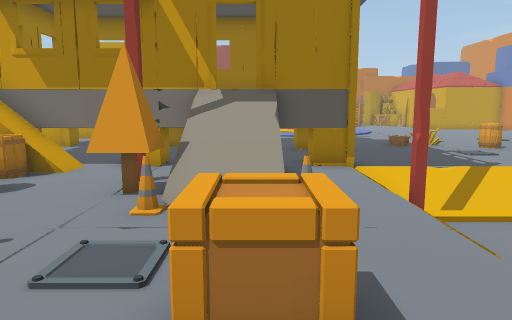
view 1 (above)

24 first-person views from a walk through a Unity game level. The camera is 1.5 m above the floor, tilts 8° down and sees 70° across. The floor is counted in squares, 1 m on a side. Each view is taken from the middle of a square. On the plan, view 1 faces up. The plan holds only what a view shows up to about 16 squares ahead; the rest is blank. The place goes on beyond the plan. Door leaves are left out, so doorways stand open.

view 2
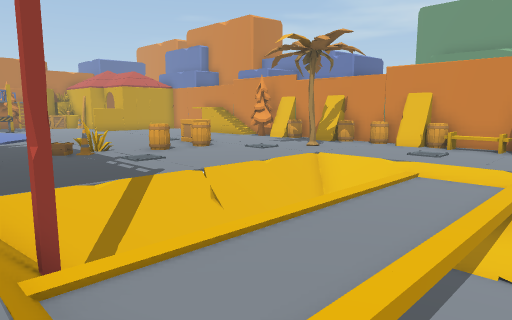

view 3
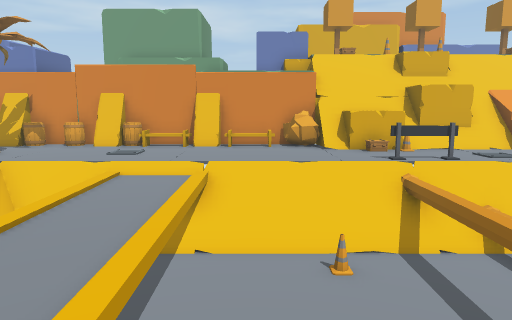

view 4
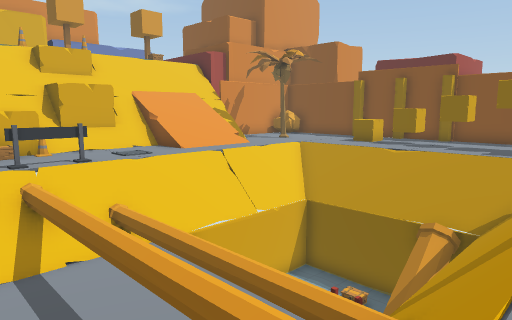

view 5
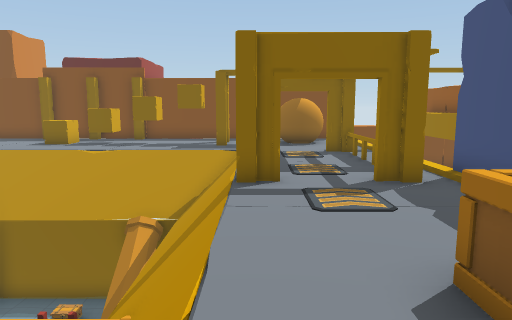

view 6
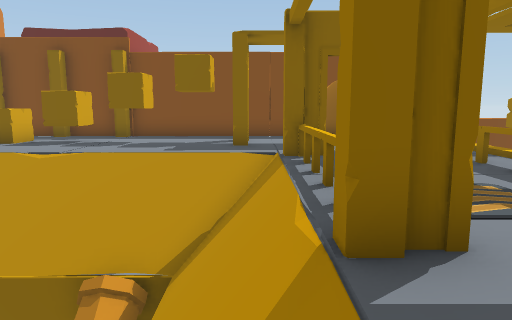

view 7
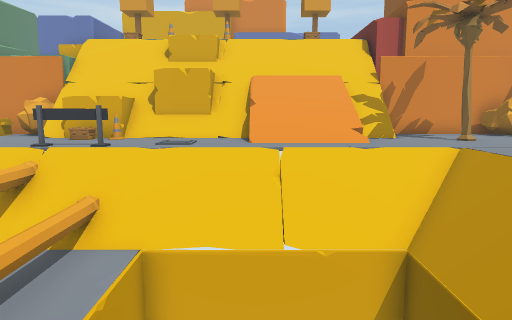

view 8
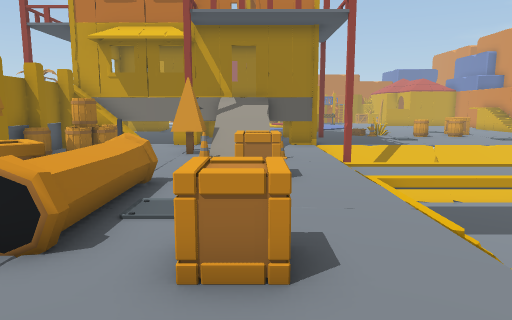

view 9
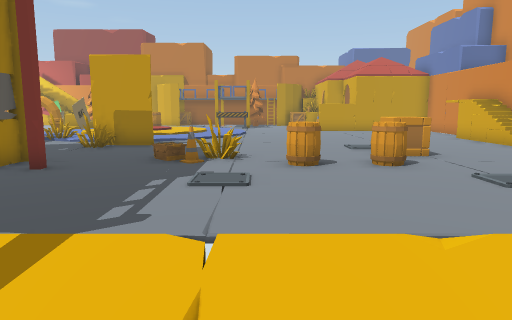

view 10
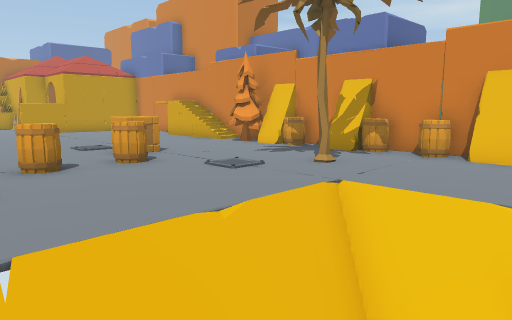

view 11
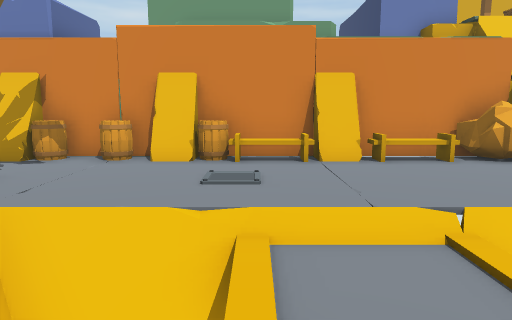

view 12
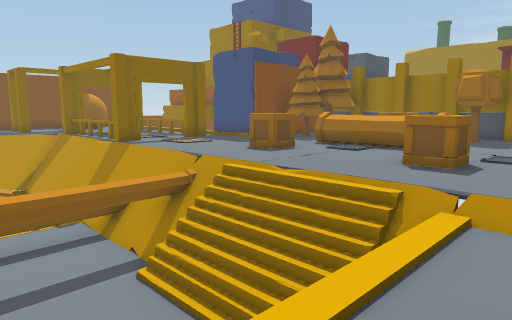

view 13
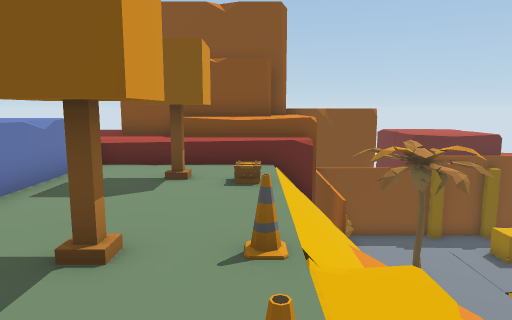

view 14
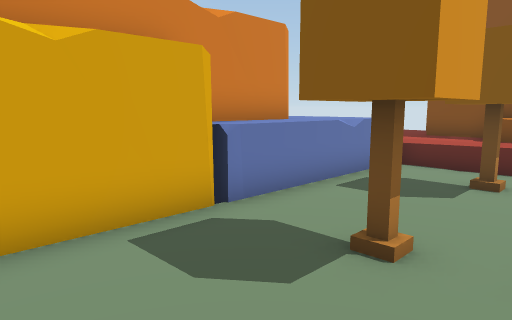

view 15
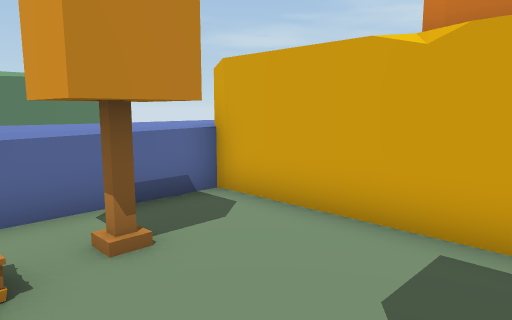

view 16
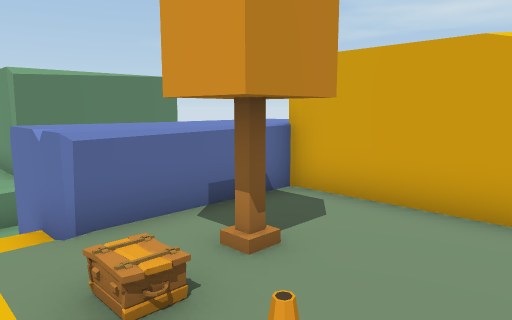

view 17
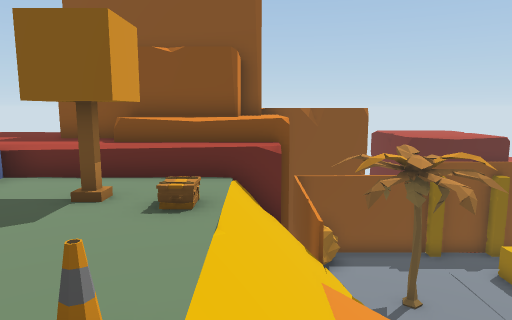

view 18
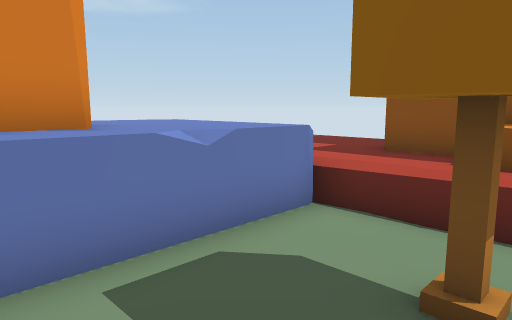

view 19
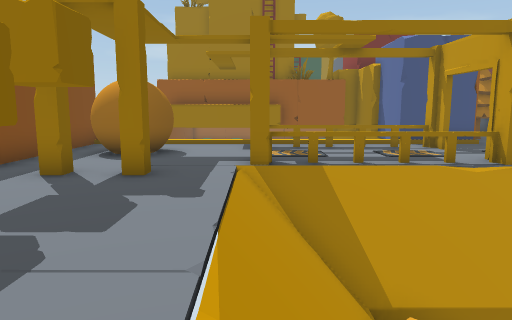

view 20
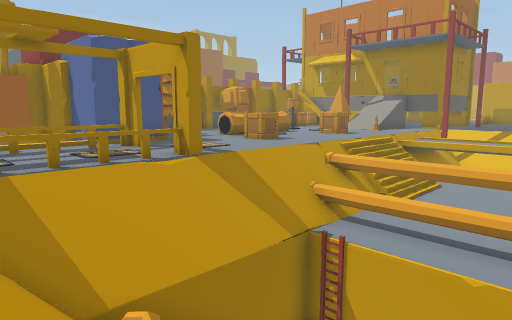

view 21
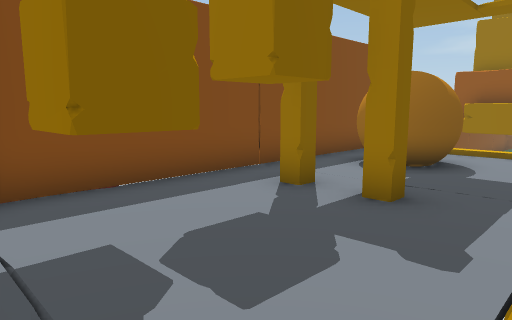

view 22
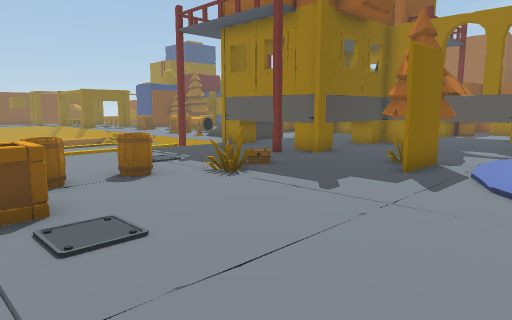

view 23
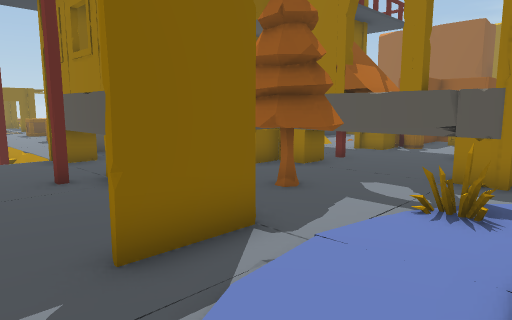

view 24
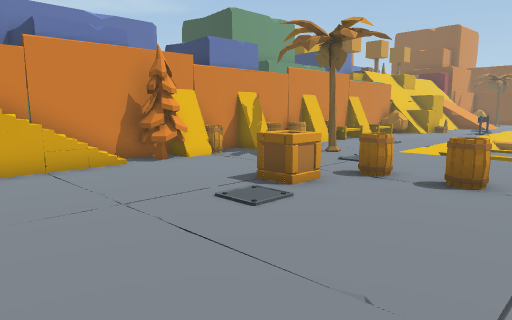

### Floor plan
Key: @ floor where view 1 was taken; # wall or solid block; x gap in a wall; . main floor; : floor 0.25 m higher than the main floor; - floor 0.25 m lower than the main floor; _ floor 2 m lower than the main floor; + floor 4 m higher than the main floor; / step, stairs or slope; D open door; = window, fence, low wall or low ledge; ≈ liquid the walk keeps out of; ^ raised ledge; C cone; B barrel; T pine tree; R crate; P palm tree; H thing the floor can be seen under or through; A barrier; I pipe; E tree; O other object.
Columns run from 5 left of view 1 to 27 right of it. Each row starts with its distance up from view 1.
 22      O  ::.........  .##
 21    ...................##
 20   O..O................##
 19   x...................##
 18   x..TT.##............#^
 17   x.TTT...............EO
 16   O..TT..........RR..EE#
 15   O....##..O.O........##
 14   OOOOOO#...C.B.B.....BO
 13        O...............#
 12        O..............##
 11        O...........P..B#
 10 #OOOxxOO...../........B
  9 O...//..//////////....B#
  8 B...//..#/////////....#O
  7 B.TT//..//______//....BO
  6 B.TT//..----------.....O  O
  5  ..C..C.----------.... O OO  OO
  4  O......----------....## OO
  3 .....R..//______//....##
  2 .....R..//______//.....# OOOOOOO
  1 E.II....//______//....## OOOOOOO
  0  RRI.@..//_____C//...OOO  OOOO
 -1  RII....//______//...////+++++O
 -2   II.R../=HHHHHH=/A./ ////#E++O
 -3   ...R../=______//A.CO////##++O
 -4 TT......//OOOOOOO/A../O//C++++OO
 -5  T. ....//______//.../ O++++++OO
 -6 OOO/....//≈≈≈≈≈≈///..///++##++OO
 -7 O O/....//     ≈//...////C#E++OO
 -8 OOO/#DD#//     ≈//.//////+++++OO
 -9    /O..O//     ≈/////////+++++OO
-10    /O..O//  ≈≈≈≈//////////++++OO
-11    /O..O//≈≈≈≈≈≈///////////E++OOO
-12 O  /O..O//////////...////+++++OOO
-13 O  /#DD#//////////...=x#^^^^^OO O
-14 O  /...................O#OOO^^^
-15 O  /.O..#...........P..OOOOOOO^^
-16 O  /OOO...OOOOOOO......OO     ^^^
-17 O    OO..............OOOO     ^^^
-18    /....x....#.#.#...OOO      #^^
-19   ########OOOOOO#######
-20               OOOO  OOOOO

Positions as (right, up) in squares from view 1, and headings:
1: (0, 0), facing up
2: (2, 2), facing up-right
3: (2, 2), facing right
4: (2, 0), facing down-right
5: (2, 0), facing down
6: (3, -5), facing down
7: (3, -8), facing right
8: (0, -6), facing up
9: (8, 6), facing up
10: (7, 6), facing up-right
11: (8, 6), facing right
12: (8, 5), facing down-left
13: (20, -3), facing down
14: (20, -3), facing down-right
15: (20, -6), facing up-right
16: (19, -5), facing up-right
17: (19, -5), facing down
18: (21, -8), facing down-right
19: (10, -13), facing left
20: (10, -13), facing up-left
21: (8, -13), facing down-left
22: (13, 22), facing down-left
23: (6, 22), facing down-left
24: (7, 22), facing down-right
